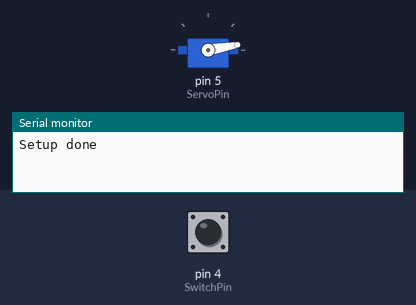
Bench run of a sketch on a simulated Arduino Uno, built with avr-gcc and run on an emulated ATmega328P. Parts: servo, the last lines printed to the serial monitor. The inputs (shaded band) are chosen by the test bench; at power-on: pin 4 (SwitchPin) LOW. Random numbers use the default seed unless the sketch sets one.

Above: at 1.2 s.
1.3 s: pin 4 (SwitchPin) pulled HIGH for 0.15 s
At 1.6 s:
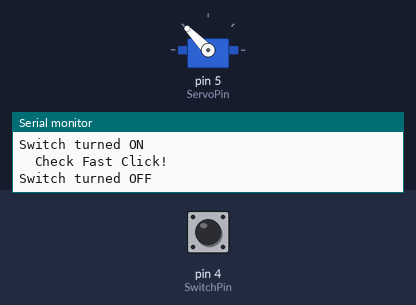
4.3 s: pin 4 (SwitchPin) pulled HIGH for 1 s
At 5.83 s:
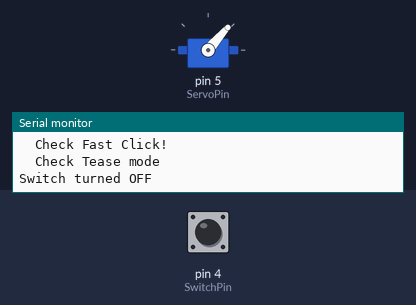
8.3 s: pin 4 (SwitchPin) pulled HIGH for 0.15 s
11.4 s: pin 4 (SwitchPin) pulsed HIGH 5 times (0.12 s each, 0.3 s apart)
14.4 s: pin 4 (SwitchPin) pulled HIGH for 3.2 s
At 22.9 s:
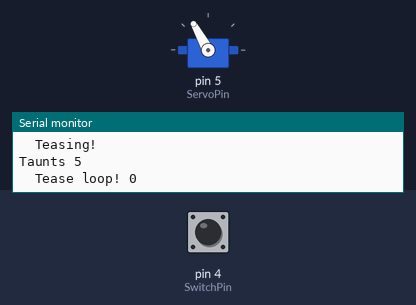
Timing chart, 0 to 23.4 s (numbered marks = the images above; inputs shaded):
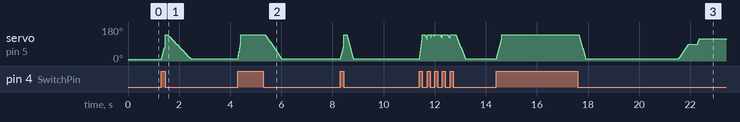

Measured:
- after the input at 1.3 s, servo on pin 5 (ServoPin): rises from 10° to 138° in 0.15 s, then falls to 11° in 1.0 s
- after the input at 4.3 s, servo on pin 5 (ServoPin): rises from 11° to 138° in 0.11 s, then falls to 11° in 1.6 s

The sketch:

UselessBox.ino
```cpp
/*
 * This code is adapted from grafalex
 * https://www.thingiverse.com/thing:1258082
 *
 * Box printed from designs above and modified by Xrew
 * https://www.thingiverse.com/thing:2847024
 *
 * Adapted the code and design for a LOLIN/WEMOS D1 Mini Pro
 * so I can take advantage of the LiPo Battery Manager and
 * the built in I2C connector. No soldering to the board required.
 *
 *
 */

#include <Servo.h>

// Define the IO Pins that will be used
// I used the 4 pin connector provided on the LOLIN D1 Mini Pro:
const uint8_t SwitchPin = 4; // GPIO4 aka SDA
const uint8_t ServoPin = 5;  // GPIO5 aka SCL

// Define the Servo parameters
Servo turnSwitchOffServo;

// Servo limits
const int ServoMinPos = 10;
const int ServoMaxPos = 138;
const int SlamDistance = 20;

// Range to use when in teasing mode
const int TeaseMinPos = 90;
const int TeaseMaxPos = 120;

// Tease constants
const int FastClickThreshold = 2000; //2 seconds
const int ClicksForTeaseMode = 4;
const int TeaseThreshold = 4000; // 5 seconds after the last click

// Wakeup constants
const unsigned long WakeupMinMillis = 40 * 60 * 1000;   // Wake up Min 40 minutes
const unsigned long WakeupMaxMillis = 55 * 60 * 1000;   // Wake up Max 55 minutes
unsigned long wakeup_time = WakeupMinMillis;            // Start with the Min


// Click Status
unsigned long last_click_timestamp = 0;
int fast_clicks = 0;
bool tease_mode = false;


void setup()
{
  Serial.begin(115200);

//  turnSwitchOffServo.attach(ServoPin, ServoMinPos, ServoMaxPos);
  turnSwitchOffServo.attach(ServoPin);
  turnSwitchOffServo.write(ServoMinPos);

  pinMode(SwitchPin, INPUT);

  randomSeed(analogRead(A0));

  last_click_timestamp = millis();

  Serial.println();
  Serial.println("Setup done");
  Serial.println();
}


void loop()
{
  // Get a new random speed range each loop for variability
  int speedTurnOff = random(1, 3);
  int speedReturn = random(2, 8);

  if(should_tease()) {
    tease();
  }

  //TODO Sleep while not turned on
  // Wait for click
  if(digitalRead(SwitchPin)) {

    Serial.println("Switch turned ON");

    check_for_bothering();

    // Move forward until switch is off
    turnOffSwitch(speedTurnOff);
    Serial.println("Switch turned OFF");

    // Now move backward until min pos or user clicked switch again
    servoHome(speedReturn, true);
    Serial.println("Switch action END");
    Serial.println();
  }
}


/**************************
 * Tease Functions
 **************************/

bool should_tease()
{

  unsigned long cur_timestamp = millis();

  if (cur_timestamp - last_click_timestamp > wakeup_time) {
    Serial.println("  Wake Up!");
    wakeup_time = random(WakeupMinMillis, WakeupMaxMillis);
//    tease_mode = true;
    last_click_timestamp = cur_timestamp;
    return true;
  }

  // Check whether there was no action during last few seconds so we may tease
  if(tease_mode && (cur_timestamp - last_click_timestamp > TeaseThreshold)) {
    return true;
  }

  return false;
}

void tease()
{

  Serial.println("  Teasing!");

  move_servo(TeaseMinPos, random(4, 6), false);
  delay(200 + random(2000));

  int taunts = random(2,6);
  Serial.print("Taunts ");
  Serial.println(taunts);
  for (int t=0; t<taunts; t++) {
    Serial.print("  Tease loop! ");
    Serial.println(t);

    if(digitalRead(SwitchPin)) // User again clicked the switch
      return;

    move_servo(TeaseMaxPos, random(2, 6), false);
    delay(random(1000));
    move_servo(TeaseMinPos, random(4, 6), false);
    delay(200 + random(2000));
  }

  if(digitalRead(SwitchPin)) // User again clicked the switch
    return;

  Serial.println("  Tease Exiting loop!");
  servoHome(random(4, 6));

  // No longer tease
  tease_mode = false;
}


/**************************
 * Switch Functions
 **************************/

void check_for_bothering()
{

  unsigned long cur_timestamp = millis();

  // Check whether previous click was not too far ago
  if(cur_timestamp - last_click_timestamp > FastClickThreshold)
  {
    // If last click was to far back (normal user) - reset the clicks counter
    Serial.println("  Check Slow Click!");
    fast_clicks = 0;
  }
  else
  {
    // Our user is nerd of clicking
    Serial.println("  Check Fast Click!");
    fast_clicks++;
  }

  last_click_timestamp = cur_timestamp;

  // If user bother us with clicking - enter tease mode
  if(fast_clicks > ClicksForTeaseMode)
  {
    Serial.println("  Check Tease mode");
    tease_mode = true;
  }
}


/**************************
 * Servo Functions
 **************************/

// Turn the switch off and add a little slam at the end to make sure
bool turnOffSwitch(int step_delay) {
    move_servo(ServoMaxPos - SlamDistance, step_delay, true);
    turnSwitchOffServo.write(ServoMaxPos);   // Slam the switch off
    delay(100);
}

// Move servo to home position
void servoHome(int step_delay) {
  servoHome(step_delay, false);
}
void servoHome(int step_delay, bool look_for_switch) {
  move_servo(ServoMinPos, step_delay, look_for_switch);
}


// Move the servo
bool move_servo(int end_pos, int step_delay, bool look_for_switch)
{
  int cur_pos = turnSwitchOffServo.read();

  /*
  Serial.print("    Move to ");
  Serial.print(end_pos);
  Serial.print(" from ");
  Serial.print(cur_pos);
  Serial.print(" with delay ");
  Serial.print(step_delay);
  Serial.print(" looking for switch ");
  Serial.println(look_for_switch);
  */

  // Check if we are already there
  if(cur_pos == end_pos)
  {
    Serial.println("    Move Already there");
    return true;
  }

  // Move from current position to the end position
  int servo_step = cur_pos < end_pos ? 1 : -1;
  int switching_state = (cur_pos >= end_pos);
  //Serial.print("    Move step ");
  //Serial.print(servo_step);
  //Serial.print(" with switching state ");
  //Serial.println(switching_state);

  for(; cur_pos != end_pos; cur_pos += servo_step)
  {
    turnSwitchOffServo.write(cur_pos);
    delay(step_delay);

    // If servo is moving forward - expect for switch off
    // if moving backward - switch on will break the loop
    if(look_for_switch && (digitalRead(SwitchPin) == switching_state))
    {
      //Serial.print("    Move Switch change detected to ");
      //Serial.println(digitalRead(SwitchPin));
      return false;
    }
  }

  //Serial.println("    Move Done");
  return true;
}
```
